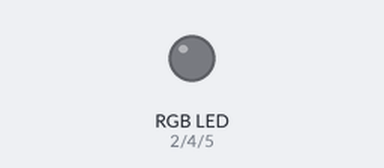
A program run on a simulated ESP32 board running MicroPython. Shown: an RGB LED mixed from three pins (HIGH = lit).

Above: at 0.5 s.
At 2.5 s:
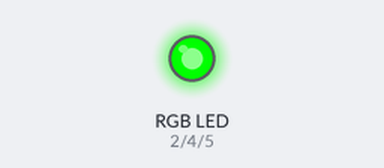
At 3.5 s:
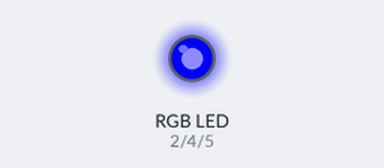
At 4.5 s:
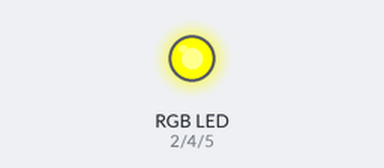
At 6.5 s:
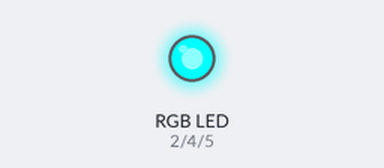
At 9.5 s:
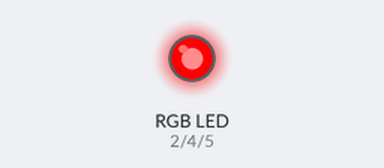
Timing chart, 0 to 10.4 s (numbered marks = the images above):
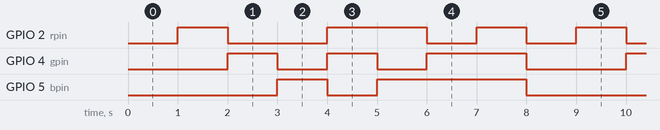

Measured:
- by itself, GPIO 2 (rpin): repeats every 8.0 s: LOW 2.0 s, HIGH 2.0 s, 2 × (LOW 1.0 s, HIGH 1.0 s)
- by itself, GPIO 4 (gpin): repeats every 8.0 s: LOW 1.0 s, HIGH 1.0 s, LOW 1.0 s, HIGH 2.0 s, LOW 2.0 s, HIGH 1.0 s
- by itself, GPIO 5 (bpin): repeats every 8.0 s: LOW 1.0 s, HIGH 3.0 s, LOW 3.0 s, HIGH 1.0 s

The program:

led_rgb_pwm.py
```python
# LED RGB 灯 PWM

from machine import Pin, PWM
from time import sleep

rpin = PWM(Pin(2))
gpin = PWM(Pin(4))
bpin = PWM(Pin(5))

rpin.freq(2000)
gpin.freq(1999)
bpin.freq(5000)

def from_ff_to_3ff(v):
    return int(v * 0x3ff / 0xff)

colors = [
    0x000000,
    0xff0000,
    0x00ff00,
    0x0000ff,
    0xffff00,
    0xff00ff,
    0x00ffff,
    0xffffff,
]

while True:
    for c in colors:
        r = from_ff_to_3ff((c & 0xff0000) >> 16)
        g = from_ff_to_3ff((c & 0x00ff00) >> 8)
        b = from_ff_to_3ff(c & 0x0000ff)
        rpin.duty(r)
        gpin.duty(g)
        bpin.duty(b)
        sleep(1)
```
